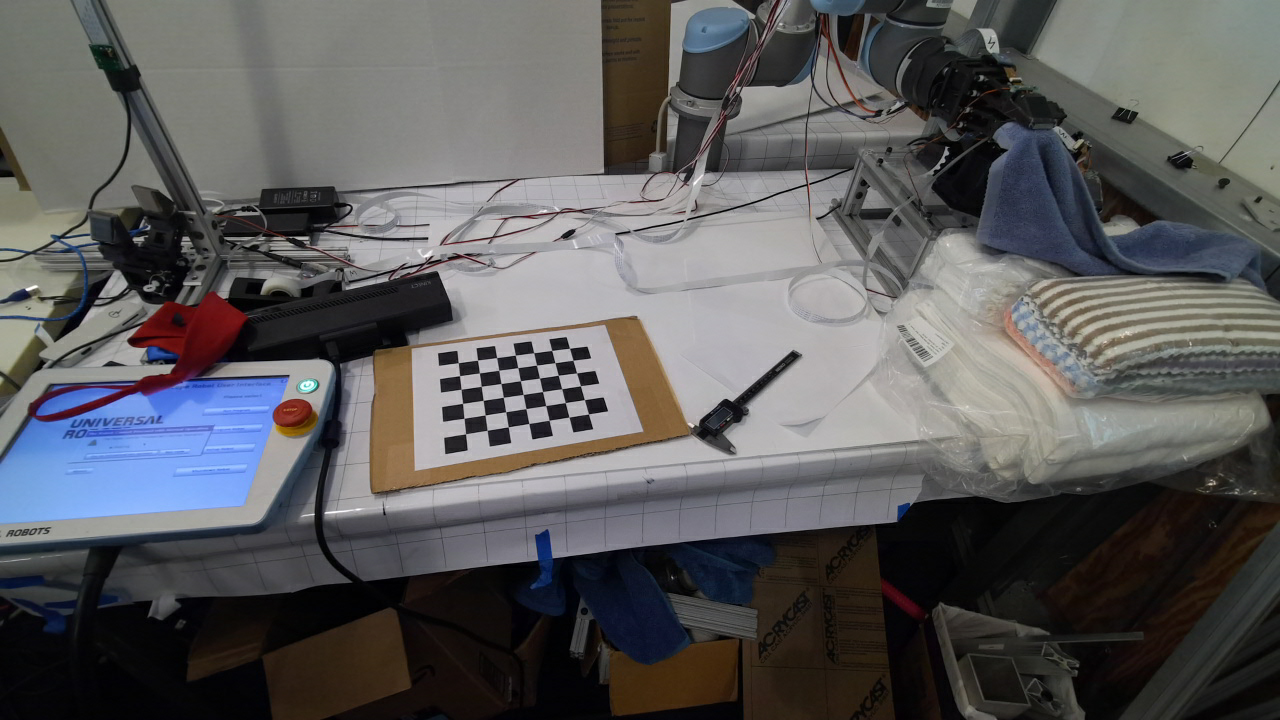
#> input picture perception/kinect/data/intrinsic/color_1.png, 1280 x 720 px
$ python -i helper.py   (imports and definitions only)
#> lines starting #> are read from the running program, lines starting #| are printed output that depends on the picture; after the words box and inside, x2 and y2 are one past the last pixel; in counts of white or black regions, pixels touching at a corner belong together
#> further down, picture is the input picture: shape (720, 1280, 3); mean B, G, R 91.2, 90.3, 90.9
import cv2
import numpy as np


# [40 lines left out: functions draw_circle, label_circle, not called in this run]


def find_marker(frame, threshold_list=(40, 40, 40)):
#> called with threshold_list = (40, 40, 40)
    RESCALE = 400.0 / frame.shape[0]
    frame_small = frame

    kern = round(63 / RESCALE)
    if kern%2 == 0:
        kern += 1

    # Blur image to remove noise
    blur = cv2.GaussianBlur(frame_small, (kern, kern), 0)
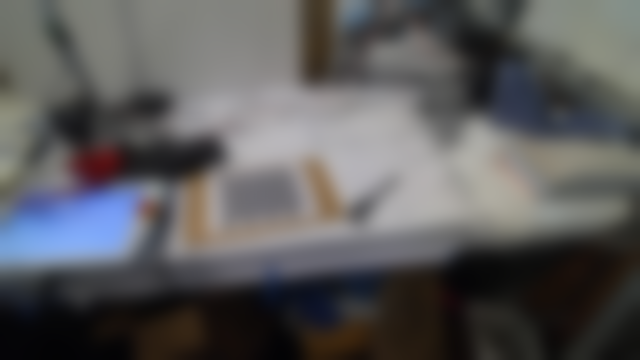
#> blur: shape (720, 1280, 3) (shown at 1/2 size); mean B, G, R 91.2, 90.3, 90.9

    # Subtract the surrounding pixels to magnify difference between markers and background
    diff = blur - frame_small.astype(np.float32)

    diff *= 16.0
    diff[diff < 0.0] = 0.0
    diff[diff > 255.0] = 255.0
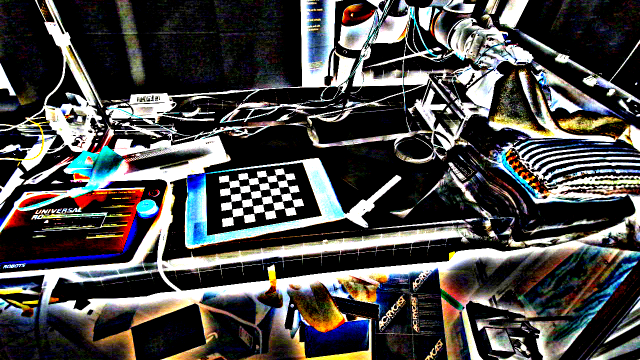
#> diff: shape (720, 1280, 3) float32 (shown at 1/2 size); mean B, G, R 72.5, 73.7, 74.5

    kern = round(31 / RESCALE)
    if kern%2 == 0:
        kern += 1

    diff = cv2.GaussianBlur(diff, (kern, kern), 0)
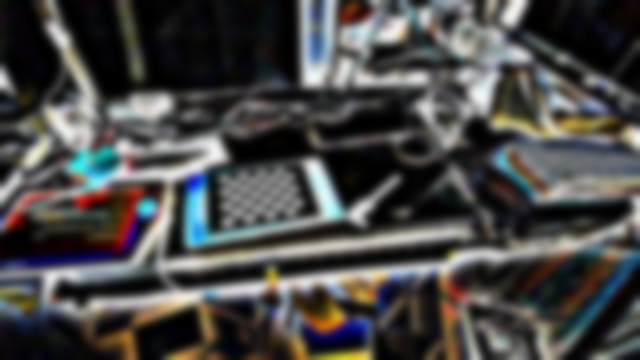
#> diff: shape (720, 1280, 3) float32 (shown at 1/2 size); mean B, G, R 72.3, 73.5, 74.4
    # cv2.imshow("diff_marker", diff / 255.0)

    mask = (
        (diff[:, :, 0] > threshold_list[0])
        & (diff[:, :, 2] > threshold_list[1])
        & (diff[:, :, 1] > threshold_list[2])
    )
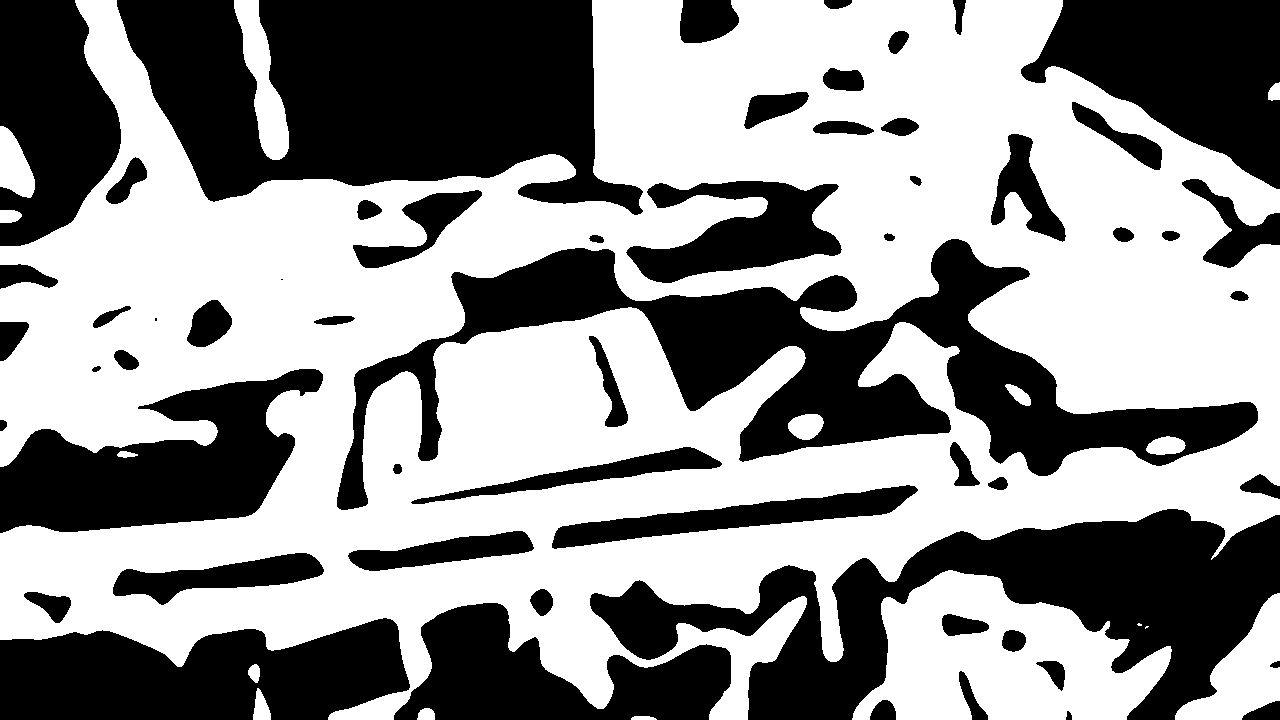
#> mask: shape (720, 1280) bool; 56.7% white; 58 black regions (2 under 20 px), largest, box (x1, y1, x2, y2) and area: (117, 0, 643, 215) 77267, (337, 239, 1258, 510) 68688, (590, 509, 1280, 720) 59158

    # [7 lines of commented-out code are left out]

    mask = cv2.resize(mask.astype(np.uint8), (frame.shape[1], frame.shape[0]))
    # mask = cv2.resize((mask * 255).astype(np.uint8), (frame.shape[1], frame.shape[0]))

    # mask = erode(mask, ksize=5)
    # mask = dilate(mask, ksize=5)
    return mask

>>> import cv2
>>> picture = cv2.imread('../../../kinect/data/intrinsic/color_1.png')
>>> result = find_marker(picture)

$ run again, on perception/kinect/data/intrinsic/color_10.png
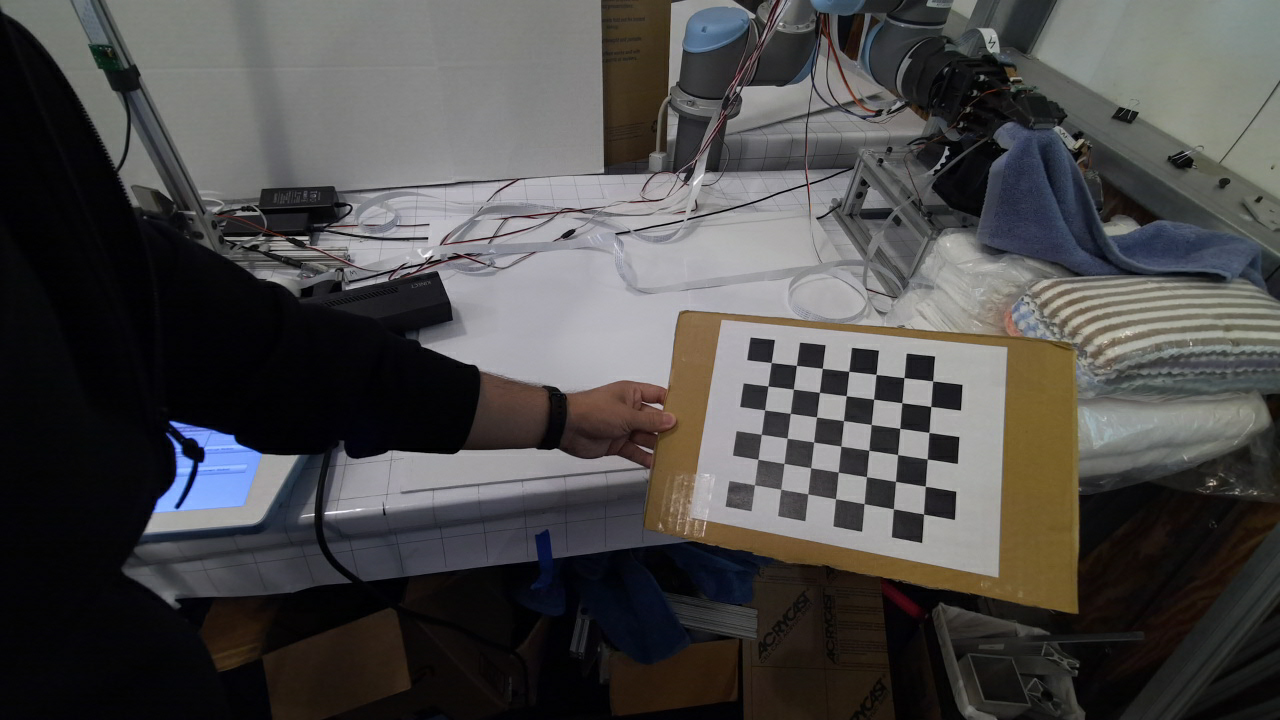
#> input picture perception/kinect/data/intrinsic/color_10.png, 1280 x 720 px
#> picture is the input picture: shape (720, 1280, 3); mean B, G, R 73.4, 74, 75.4
#> in find_marker, `diff = cv2.GaussianBlur(diff, (kern, kern), 0)`:
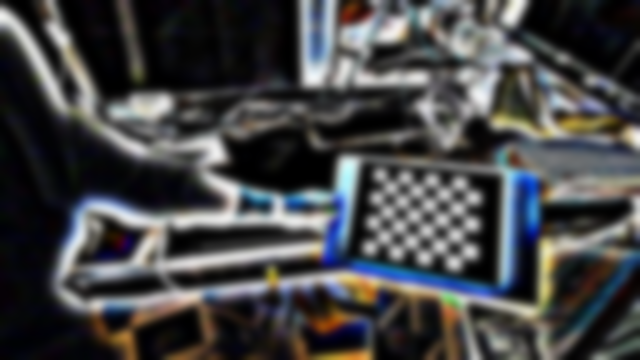
#> diff: shape (720, 1280, 3) float32 (shown at 1/2 size); mean B, G, R 71.7, 70.4, 69.9
#> in find_marker, `mask = ( (diff[:, :, 0] > threshold_list[0]) & (diff[:, :, 2] > thresh..`:
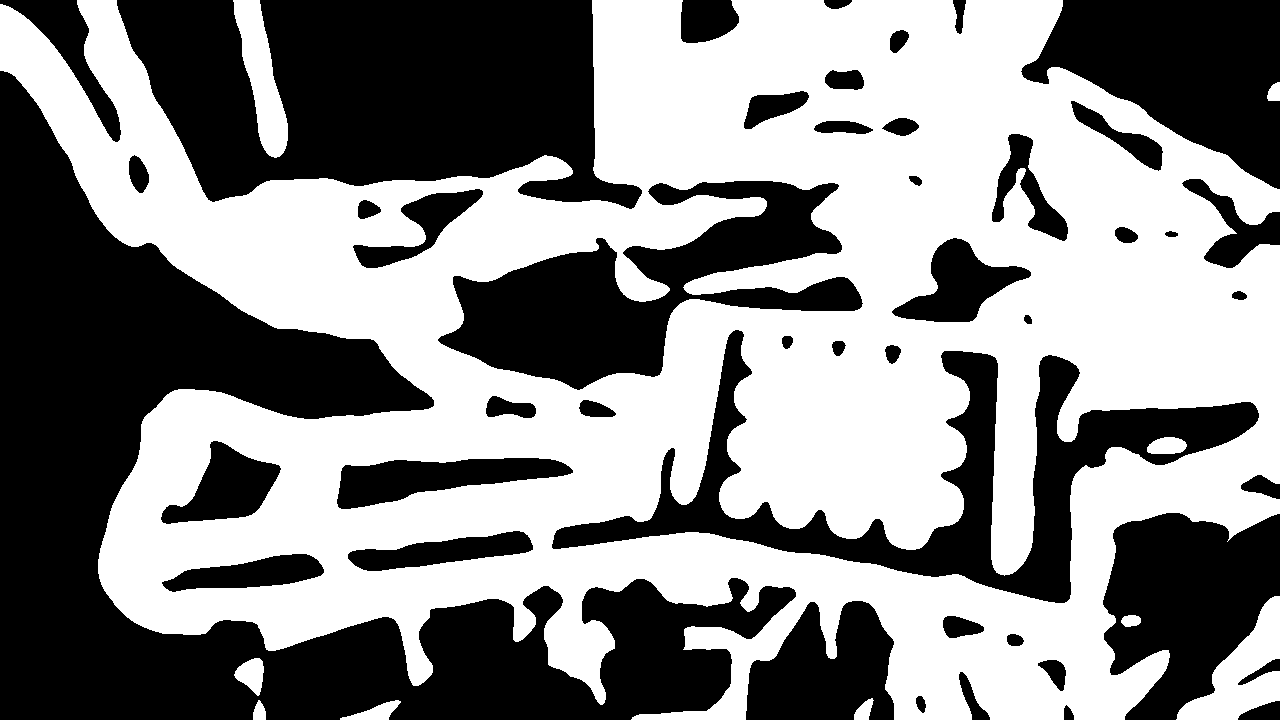
#> mask: shape (720, 1280) bool; 53.6% white; 46 black regions, largest, box (x1, y1, x2, y2) and area: (0, 71, 796, 720) 154450, (117, 0, 642, 209) 76971, (552, 330, 1259, 603) 40974

$ run again, on perception/kinect/data/intrinsic/color_11.png
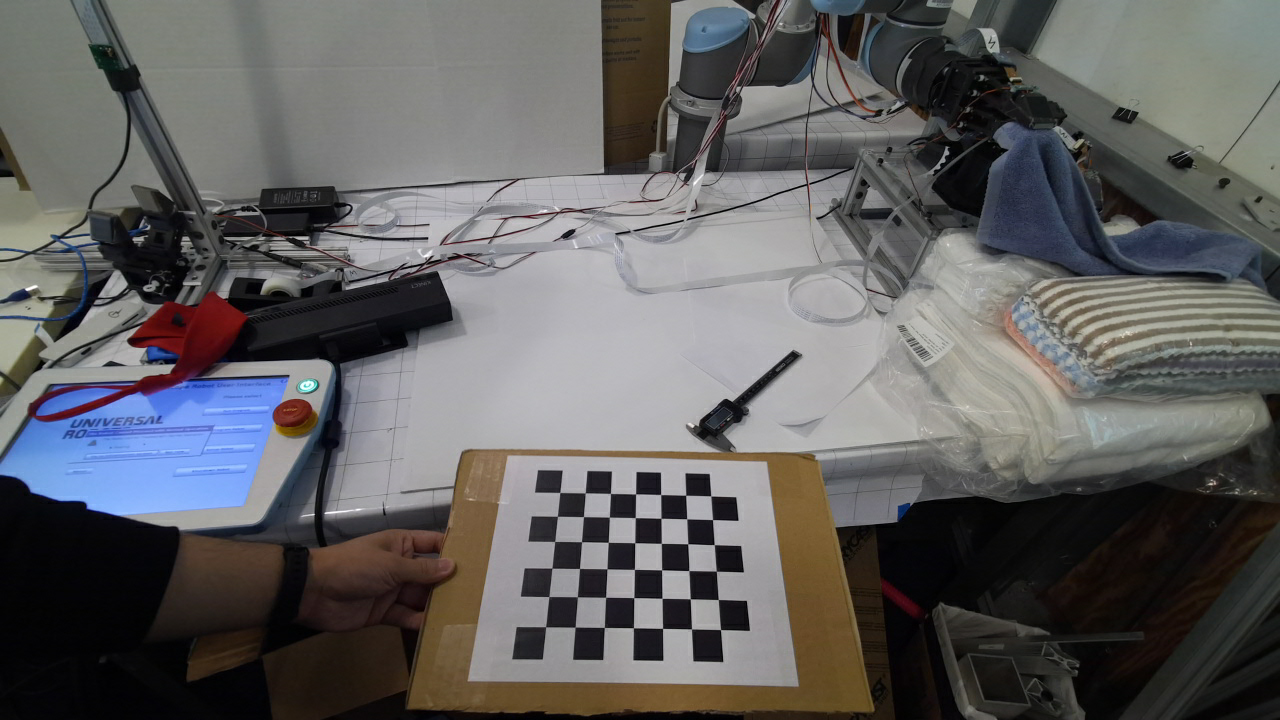
#> input picture perception/kinect/data/intrinsic/color_11.png, 1280 x 720 px
#> picture is the input picture: shape (720, 1280, 3); mean B, G, R 96.1, 95.9, 96.8
#> in find_marker, `diff = cv2.GaussianBlur(diff, (kern, kern), 0)`:
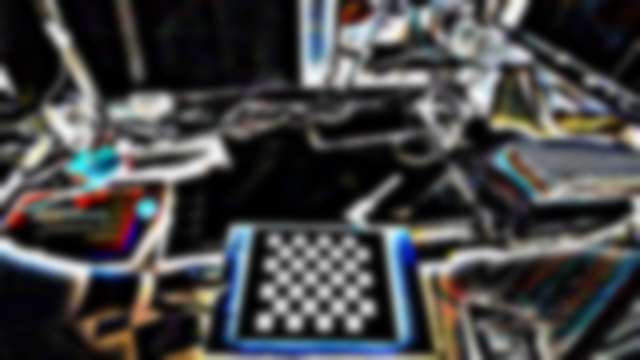
#> diff: shape (720, 1280, 3) float32 (shown at 1/2 size); mean B, G, R 70.4, 70.2, 69.8
#> in find_marker, `mask = ( (diff[:, :, 0] > threshold_list[0]) & (diff[:, :, 2] > thresh..`:
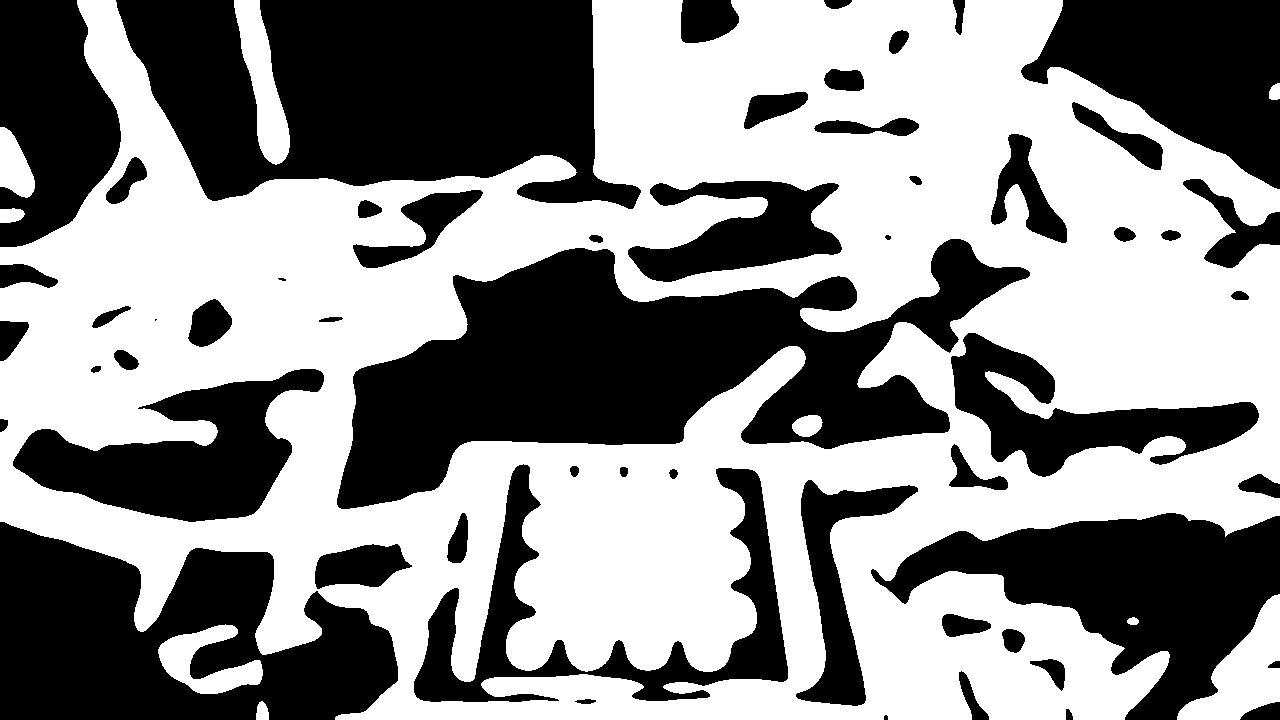
#> mask: shape (720, 1280) bool; 55.1% white; 56 black regions (3 under 20 px), largest, box (x1, y1, x2, y2) and area: (337, 239, 1030, 509) 84889, (116, 0, 641, 209) 76730, (0, 522, 398, 720) 51188
